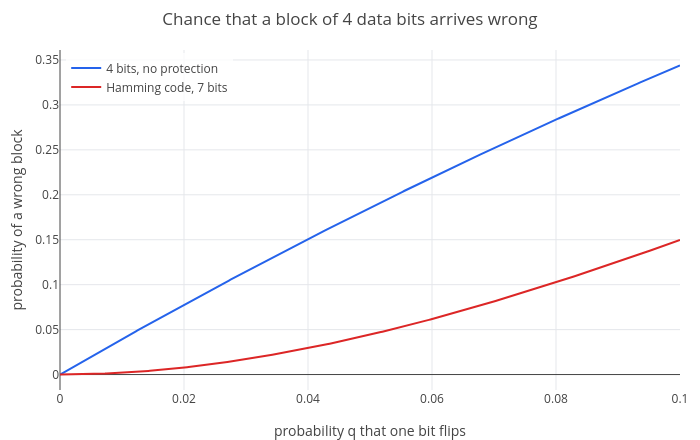

Notebook source saved alongside this figure:
### Markdown cell above
Since $Hc = 0$, the syndrome of $r = c + e$ is $He$: the column of $H$ at the error's position, which is that position
written in binary. Here $011$ read backwards is 6, so bit 6 is flipped back. One error, anywhere, located with no
search at all. The codewords form a subspace of $\mathbb F_2^7$ of dimension 4 (the null space of $H$), and any two
differ in at least 3 places, because no one or two columns of $H$ add up to zero.

**Perfect.** Each of the $2^4 = 16$ codewords has 7 neighbours at distance 1, so it claims $1 + 7 = 8$ strings, and
$16 \times 8 = 128 = 2^7$: the balls of radius 1 fill the whole space with no gaps and no overlap. Every possible
received string is within distance 1 of exactly one codeword. Such **perfect codes** are rare: besides repetition and
Hamming codes there is only the binary Golay code of length 23 and a ternary one of length 11.

**Is it worth it?** If each bit flips with probability $p$, 4 unprotected bits arrive intact with probability
$(1-p)^4$, while a Hamming codeword survives when at most one of its 7 bits flips:

### Code cell
p = plot(1 - (1 - q)^4, q, 0, 0.1);
p = show(p, plot(1 - (1 - q)^7 - 7*q*(1 - q)^6, q, 0, 0.1));
p = legend(p, "4 bits, no protection", "Hamming code, 7 bits");
labels(title(p, "Chance that a block of 4 data bits arrives wrong"), "probability q that one bit flips", "probability of a wrong block")

### Figure 1 — Plotly figure (JSON) as saved in the notebook; plotly's stock layout.template omitted (floating-point values rounded to 4 significant figures; data arrays with more than 128 entries replaced by an {"elided": "..."} marker saying what was removed)
{"data": [{"line": {"color": "#2563eb", "width": 2}, "mode": "lines", "name": "4 bits, no protection", "type": "scatter", "x": {"elided": "402 float values"}, "y": {"elided": "402 float values"}}, {"line": {"color": "#dc2626", "width": 2}, "mode": "lines", "name": "Hamming code, 7 bits", "type": "scatter", "x": {"elided": "402 float values"}, "y": {"elided": "402 float values"}}], "layout": {"height": 440, "legend": {"bgcolor": "rgba(255,255,255,0.8)", "x": 0.01, "xanchor": "left", "y": 0.99, "yanchor": "top"}, "margin": {"b": 50, "l": 60, "r": 20, "t": 50}, "showlegend": true, "title": {"text": "Chance that a block of 4 data bits arrives wrong"}, "width": 700, "xaxis": {"range": [0, 0.1], "title": {"text": "probability q that one bit flips"}, "zeroline": true}, "yaxis": {"range": [-0.01719, 0.3611], "title": {"text": "probability of a wrong block"}, "zeroline": true}}}
